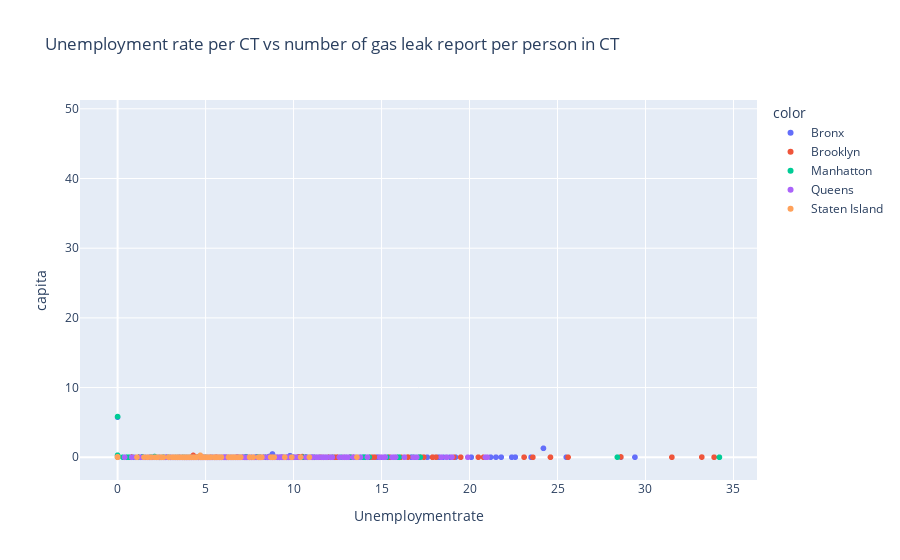

Notebook code cell kept with this figure:
### Code cell
px.scatter(join, x="Unemploymentrate", y="capita", color = boro[color2],hover_data=['Geoid'],title = 'Unemployment rate per CT vs number of gas leak report per person in CT')

### Figure 1 — Plotly figure (JSON) as saved in the notebook; plotly's stock layout.template omitted (floating-point values rounded to 4 significant figures; data arrays with more than 128 entries replaced by an {"elided": "..."} marker saying what was removed)
{"data": [{"customdata": {"elided": "429x1 int values"}, "hoverlabel": {"namelength": 0}, "hovertemplate": "color=Bronx<br>Unemploymentrate=%{x}<br>capita=%{y}<br>Geoid=%{customdata[0]}", "legendgroup": "Bronx", "marker": {"color": "#636efa", "symbol": "circle"}, "mode": "markers", "name": "Bronx", "showlegend": true, "type": "scattergl", "x": {"elided": "429 float values"}, "xaxis": "x", "y": {"elided": "429 float values"}, "yaxis": "y"}, {"customdata": {"elided": "704x1 int values"}, "hoverlabel": {"namelength": 0}, "hovertemplate": "color=Brooklyn<br>Unemploymentrate=%{x}<br>capita=%{y}<br>Geoid=%{customdata[0]}", "legendgroup": "Brooklyn", "marker": {"color": "#EF553B", "symbol": "circle"}, "mode": "markers", "name": "Brooklyn", "showlegend": true, "type": "scattergl", "x": {"elided": "704 float values"}, "xaxis": "x", "y": {"elided": "704 float values"}, "yaxis": "y"}, {"customdata": {"elided": "276x1 int values"}, "hoverlabel": {"namelength": 0}, "hovertemplate": "color=Manhatton<br>Unemploymentrate=%{x}<br>capita=%{y}<br>Geoid=%{customdata[0]}", "legendgroup": "Manhatton", "marker": {"color": "#00cc96", "symbol": "circle"}, "mode": "markers", "name": "Manhatton", "showlegend": true, "type": "scattergl", "x": {"elided": "276 float values"}, "xaxis": "x", "y": {"elided": "276 float values"}, "yaxis": "y"}, {"customdata": {"elided": "514x1 int values"}, "hoverlabel": {"namelength": 0}, "hovertemplate": "color=Queens<br>Unemploymentrate=%{x}<br>capita=%{y}<br>Geoid=%{customdata[0]}", "legendgroup": "Queens", "marker": {"color": "#ab63fa", "symbol": "circle"}, "mode": "markers", "name": "Queens", "showlegend": true, "type": "scattergl", "x": {"elided": "514 float values"}, "xaxis": "x", "y": {"elided": "514 float values"}, "yaxis": "y"}, {"customdata": [[36085001700], [36085000600], [36085000700], [36085000300], [36085000800], [36085000900], [36085002001], [36085002002], [36085013204], [36085002100], [36085002700], [36085002900], [36085001100], [36085003300], [36085003600], [36085003900], [36085004000], [36085004700], [36085005000], [36085005900], [36085006400], [36085007000], [36085007400], [36085007500], [36085007700], [36085008100], [36085014605], [36085009601], [36085009602], [36085009700], [36085010500], [36085011201], [36085011202], [36085011401], [36085011402], [36085012100], [36085012200], [36085012500], [36085012804], [36085013201], [36085014606], [36085013302], [36085013400], [36085013800], [36085014100], [36085027704], [36085020804], [36085014700], [36085015100], [36085015601], [36085015602], [36085015603], [36085016901], [36085017010], [36085017300], [36085017600], [36085017700], [36085018701], [36085018702], [36085018901], [36085018902], [36085019700], [36085020100], [36085020700], [36085030302], [36085020801], [36085017008], [36085020803], [36085021300], [36085022300], [36085022600], [36085023100], [36085023900], [36085024700], [36085024800], [36085025100], [36085027301], [36085027302], [36085030301], [36085027702], [36085027900], [36085017005], [36085029102], [36085031901], [36085031902], [36085032300], [36085013203], [36085017007], [36085029104], [36085029103], [36085014604], [36085017009], [36085022800], [36085024401], [36085024402], [36085027705], [36085027706], [36085006700], [36085018100], [36085019800], [36085012805], [36085012806], [36085014607], [36085014608], [36085017011], [36085017012]], "hoverlabel": {"namelength": 0}, "hovertemplate": "color=Staten Island<br>Unemploymentrate=%{x}<br>capita=%{y}<br>Geoid=%{customdata[0]}", "legendgroup": "Staten Island", "marker": {"color": "#FFA15A", "symbol": "circle"}, "mode": "markers", "name": "Staten Island", "showlegend": true, "type": "scattergl", "x": [7.5, 8.8, 5.5, 5.1, 6.4, 7.7, 8.9, 3.1, 4.9, 4.1, 8.1, 2.9, 3.2, 6.6, 6.7, 2.9, 9.5, 4.1, 8, 2.1, 13.6, 1.7, 5.2, 3.8, 10.4, 5.7, 2.5, 3.5, 9.9, 1.9, 7.7, 4.4, 3.7, 6.8, 5.5, 3.5, 8.2, 5.7, 3.5, 4.8, 3.4, 5, 3.6, 4.3, 5.5, 6.6, 2.3, 1.1, 5, 6.6, 3.8, 5.6, 6.5, 4.9, 6.9, 4.8, 4, 7, 3.3, 5.5, 5.1, 2.2, 3.3, 3.2, 4.2, 4.4, 5.5, 3.1, 2.5, 5, 2.6, 2.2, 5.8, 6.9, 4.8, 3.4, 4.4, 2.6, 5.9, 3.9, 4.7, 3.4, 1.5, 8.7, 3.7, 1.9, 8.8, 4.7, 6.5, 5.5, 6.3, 3.2, 0, 2.9, 8.8, 5.1, 4.1, 4.5, 4.5, 0, 5.3, 5.2, 4.3, 10.9, 5.7, 4.4], "xaxis": "x", "y": [0.003356, 0.006645, 0.003052, 0.0005189, 0.001433, 0.007102, 0.003195, 0.002149, 0.0008259, 0.009207, 0.001353, 0.007874, 0.003511, 0.0008818, 0.004382, 0.007738, 0.003616, 0.0007766, 0.00104, 0.0003795, 0.007887, 0.0007038, 0.0006392, 0.001533, 0.01303, 0.009533, 0.003128, 0.00174, 0.004045, 0.002293, 0.001552, 0.0008684, 0.002645, 0.004891, 0.001449, 0.001305, 0.001049, 0.001701, 0.001174, 0.004493, 0.00408, 0.005854, 0.001267, 0.005509, 0.0003717, 0.001947, 0.002442, 0.001465, 0.001945, 0.003791, 0.0006024, 0.001876, 0.002694, 0.002913, 0.01348, 0.001661, 0.003285, 0.001107, 0.0009352, 0.001688, 0.003357, 0.003214, 0.003359, 0.003907, 0.001256, 0.002673, 0.002572, 0.004023, 0.002046, 0.0003472, 0.003534, 0.004271, 0.001846, 0.003701, 0.002953, 0.001225, 0.002094, 0.001364, 0.00426, 0.004037, 0.2723, 0.001997, 0.003725, 0.01103, 0.0033, 0.0032, 0.003129, 0.00161, 0.002079, 0.001794, 0.003114, 0.003024, 0.06667, 0.002404, 0.001878, 0.002056, 0.001356, 0.007252, 0.007061, 0.00254, 0.0006333, 0.001511, 0.002417, 0.001994, 0.001099, 0.001636], "yaxis": "y"}], "layout": {"legend": {"title": {"text": "color"}, "tracegroupgap": 0}, "title": {"text": "Unemployment rate per CT vs number of gas leak report per person in CT"}, "xaxis": {"anchor": "y", "domain": [0, 1], "title": {"text": "Unemploymentrate"}}, "yaxis": {"anchor": "x", "domain": [0, 1], "title": {"text": "capita"}}}}
